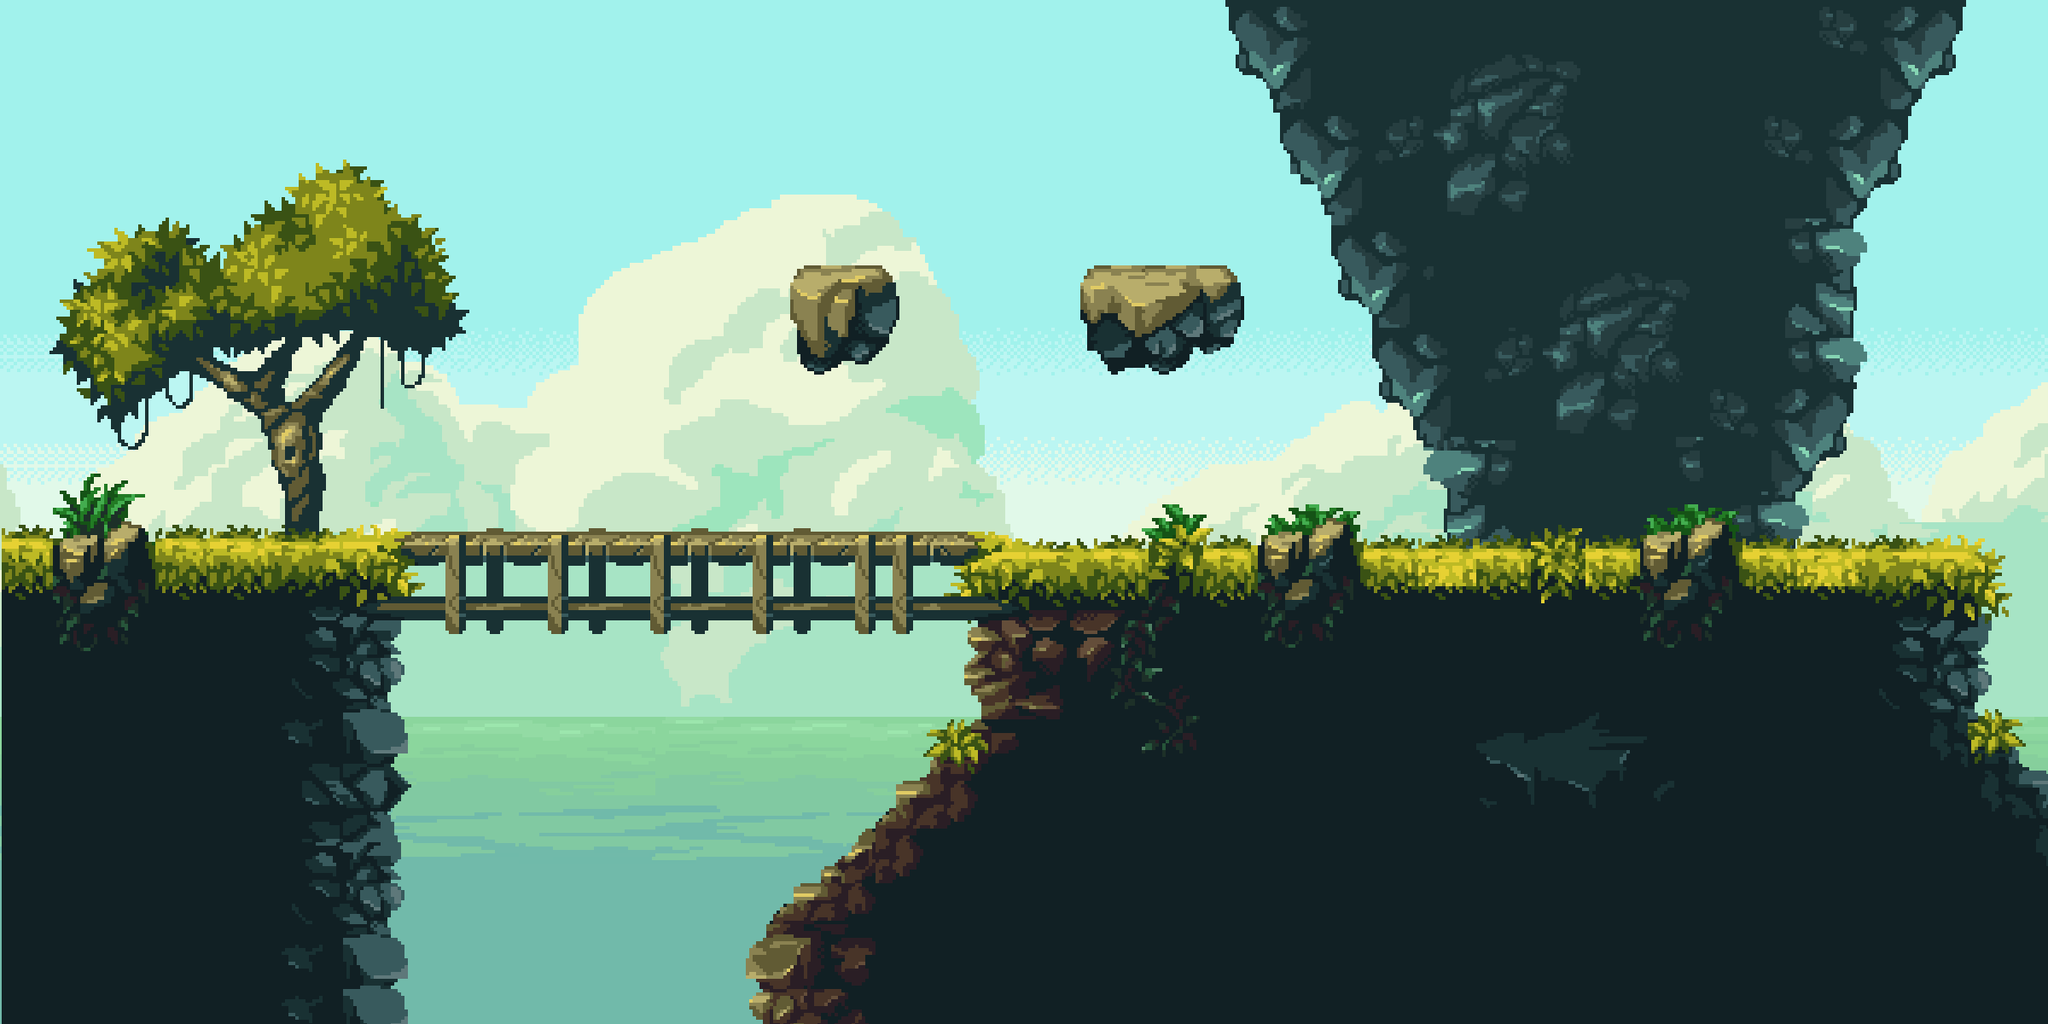

Rendered tile map (Tiled .tmx) drawn with the repository's tilesets; below, a short description and the map source with its tile grids summarised:
An orthogonal 200x100 tile map with 12x12 px tiles, 14 tile layers (Sky, Big Clouds, Sea, Cave, ...), 3 tilesets.

<map version="1.9" tiledversion="1.9.0" orientation="orthogonal" renderorder="right-down" width="200" height="100" tilewidth="12" tileheight="12" infinite="0" nextlayerid="18" nextobjectid="1">
 <tileset firstgid="1" source="reference_background.tsx" />
 <tileset firstgid="20001" source="could.tsx" />
 <tileset firstgid="41057" source="tiles.tsx" />
 <group id="6" name="Group 1">
  <layer id="1" name="Sky" width="200" height="100">
   <data>[20000 cells, 20000 non-empty, 506 distinct tile ids]</data>
  </layer>
  <layer id="3" name="Big Clouds" width="200" height="100">
   <data>[20000 cells, 16394 non-empty, 16394 distinct tile ids]</data>
  </layer>
  <layer id="4" name="Sea" width="200" height="100">
   <data>[20000 cells, 6000 non-empty, 960 distinct tile ids]</data>
  </layer>
  <layer id="5" name="Cave" width="200" height="100">
   <data>[20000 cells, 5921 non-empty, 3692 distinct tile ids]</data>
  </layer>
 </group>
 <group id="7" name="Group 2" offsetx="2" offsety="3">
  <layer id="8" name="Grounds" width="200" height="100">
   <data>[20000 cells, 7806 non-empty, 6812 distinct tile ids]</data>
  </layer>
  <layer id="9" name="Trees" width="200" height="100">
   <data>[20000 cells, 1596 non-empty, 1596 distinct tile ids]</data>
  </layer>
  <layer id="10" name="Islands" width="200" height="100">
   <data>[20000 cells, 336 non-empty, 336 distinct tile ids]</data>
  </layer>
  <layer id="11" name="Flowers" width="200" height="100">
   <data>[20000 cells, 48 non-empty, 48 distinct tile ids]</data>
  </layer>
  <layer id="12" name="Bridge" width="200" height="100">
   <data>[20000 cells, 154 non-empty, 154 distinct tile ids]</data>
  </layer>
  <layer id="13" name="bridge 2" width="200" height="100">
   <data>[20000 cells, 121 non-empty, 121 distinct tile ids]</data>
  </layer>
  <layer id="14" name="b3" width="200" height="100">
   <data>[20000 cells, 121 non-empty, 121 distinct tile ids]</data>
  </layer>
  <layer id="15" name="b4" width="200" height="100">
   <data>[20000 cells, 121 non-empty, 121 distinct tile ids]</data>
  </layer>
  <layer id="16" name="b5" width="200" height="100">
   <data>[20000 cells, 121 non-empty, 121 distinct tile ids]</data>
  </layer>
  <layer id="17" name="b6" width="200" height="100">
   <data>[20000 cells, 154 non-empty, 154 distinct tile ids]</data>
  </layer>
 </group>
</map>
